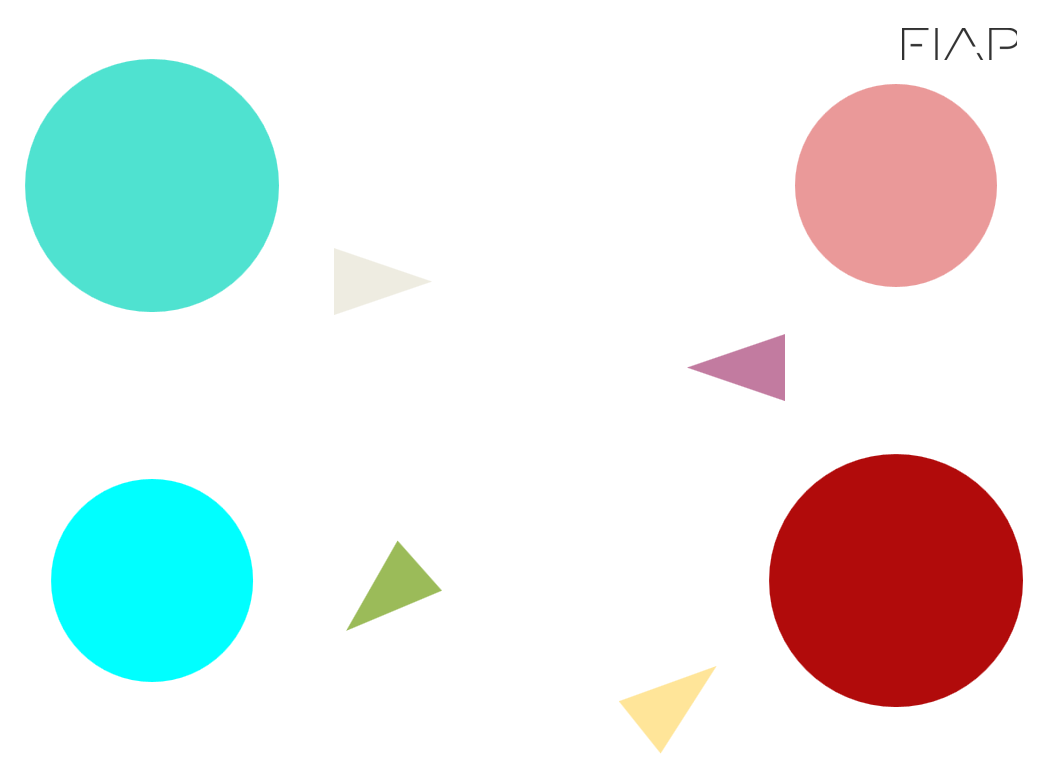
#> input picture circulo.png, 1051 x 784 px
$ jupyter execute Resolucao_R1_R2.ipynb   (shell and % lines are left out)
#> lines starting #> are read from the running program, lines starting #| are printed output that depends on the picture; after the words box and inside, x2 and y2 are one past the last pixel; in counts of white or black regions, pixels touching at a corner belong together
## Resolução da 1º NAC do Semestre

**Rúbrica a serem atendidas:**

*   R1 - Nota 6
*   R2 - Nota 8

[cell 1]
# Importando a biblioteca OpenCV
import cv2

#import a biblioteca Numpy
import numpy as np

from matplotlib import pyplot as plt

imagem = cv2.imread("circulo.png")
#> imagem is the input picture: shape (784, 1051, 3); mean B, G, R 231.5, 233.2, 227.8
image = cv2.cvtColor(imagem, cv2.COLOR_BGR2RGB)

plt.imshow(image)
plt.show()

**R1**

Use a imagem circulo.png para implementar um código que:
* Segmenta apenas os círculos maiores da imagem, use a técnica que achar melhor. E exibe o resultado. (máx 3 pontos)
* Exibe na imagem a área e o centro de massa dos dois círculos segmentados da imagem. O resultado esperado e uma imagem com um marcação no centro indicando o CM e o valor da área; (máx 3 pontos)

[cell 2]
#Segmenta os 2 círculos maiores

img = cv2.imread('circulo.png')

img_rgb = cv2.cvtColor(img, cv2.COLOR_BGR2RGB)
img_hsv = cv2.cvtColor(img, cv2.COLOR_BGR2HSV)
#> img_hsv: shape (784, 1051, 3); mean H, S, V 9.9, 39.5, 246.9


# Definição dos valores minimo e max da mascara
# o magenta tem h=300 mais ou menos ou 150 para a OpenCV
image_lower_hsvRed = np.array([0, 230, 165])
image_upper_hsvRed = np.array([10, 255, 255])

image_lower_hsvBlue = np.array([75, 160, 220])
image_upper_hsvBlue = np.array([95, 255, 230])

mask_hsvBoth = cv2.bitwise_or(cv2.inRange(img_hsv, image_lower_hsvRed, image_upper_hsvRed), cv2.inRange(img_hsv, image_lower_hsvBlue, image_upper_hsvBlue))
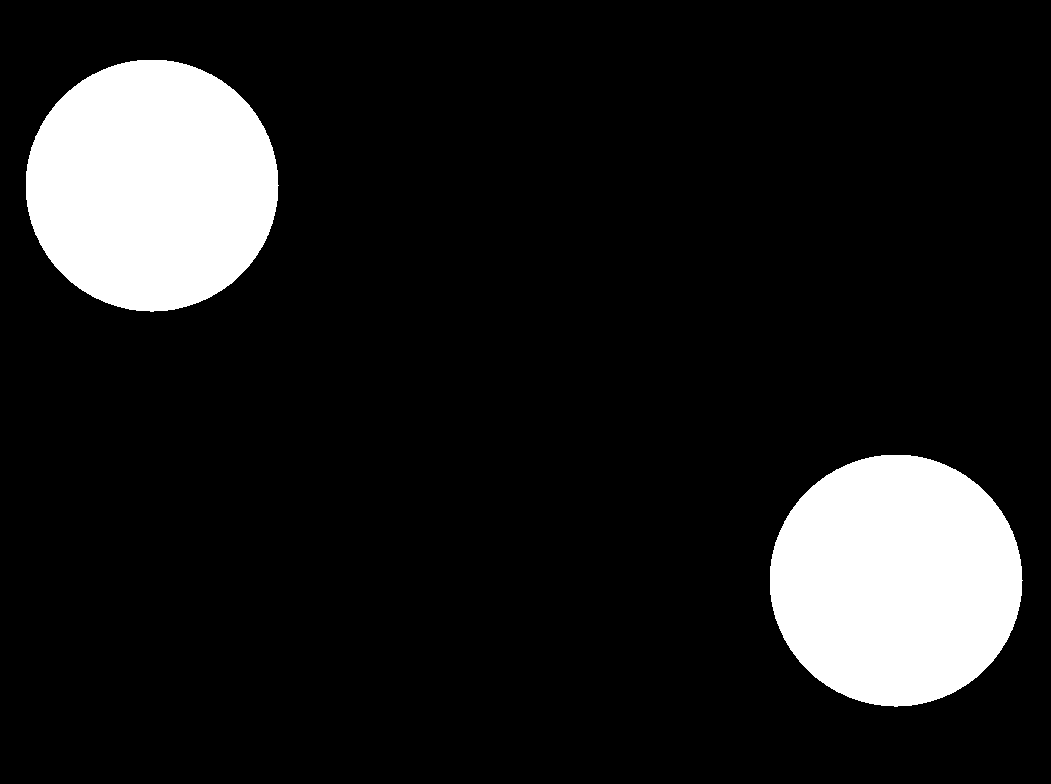
#> mask_hsvBoth: shape (784, 1051); 12.1% white; 2 white regions


contours, _ = cv2.findContours(mask_hsvBoth, cv2.RETR_TREE, cv2.CHAIN_APPROX_SIMPLE)
#> contours = 2 contours; box (x1, y1, x2, y2) and area: (26, 60, 279, 312) 49575, (770, 455, 1023, 707) 49557

biggestCircles = cv2.cvtColor(mask_hsvBoth, cv2.COLOR_BGR2RGB)
#> biggestCircles: shape (784, 1051, 3); 12.1% white; 2 white regions, box (x1, y1, x2, y2) and area: (26, 60, 279, 312) 49931, (770, 455, 1023, 707) 49913


plt.subplot(1, 1, 1)
plt.imshow( biggestCircles)


plt.show()

[cell 3]
#Calcula área e o centro de massa

#Segmenta os 2 círculos maiores

img = cv2.imread('circulo.png')

img_rgb = cv2.cvtColor(img, cv2.COLOR_BGR2RGB)
img_hsv = cv2.cvtColor(img, cv2.COLOR_BGR2HSV)


# Definição dos valores minimo e max da mascara
# o magenta tem h=300 mais ou menos ou 150 para a OpenCV
image_lower_hsvRed = np.array([0, 230, 165])
image_upper_hsvRed = np.array([10, 255, 255])

image_lower_hsvBlue = np.array([75, 160, 220])
image_upper_hsvBlue = np.array([95, 255, 230])

mask_hsvBoth = cv2.bitwise_or(cv2.inRange(img_hsv, image_lower_hsvRed, image_upper_hsvRed), cv2.inRange(img_hsv, image_lower_hsvBlue, image_upper_hsvBlue))

contours, _ = cv2.findContours(mask_hsvBoth, cv2.RETR_TREE, cv2.CHAIN_APPROX_SIMPLE)

biggestCircles = cv2.cvtColor(mask_hsvBoth, cv2.COLOR_BGR2RGB)
contornos_img = biggestCircles.copy()

for i in contours:

    area = cv2.contourArea(i)

    M = cv2.moments(i)
    cx = int(M['m10']/M['m00'])
    cy = int(M['m01']/M['m00'])
    print("centro de massa na possição: ",cx, cy,"area", area)

    size = 20
    color = (128,128,0)
    cv2.line(contornos_img,(cx - size,cy),(cx + size,cy),color,5)
    cv2.line(contornos_img,(cx,cy - size),(cx, cy + size),color,5)

    font = cv2.FONT_HERSHEY_SIMPLEX
    text = cy , cx, area
    if cx <200:
        origem = (cx+200,cy)
    else:
        origem = (cx-500,cy)

    cv2.putText(contornos_img, str(text), origem, font,1,(200,50,0),2,cv2.LINE_AA)
#> this loop made 2 passes
#> (area, cx, cy, size, color, font, text, origem) on passes 1 to 2: (49557, 895, 580, 20, (128, 128, 0), 0, (580, 895, 49557), (395, 580)), (49575, 151, 185, 20, (128, 128, 0), 0, (185, 151, 49575), (351, 185))
#| centro de massa na possição:  895 580 area 49557.0
#| centro de massa na possição:  151 185 area 49575.0
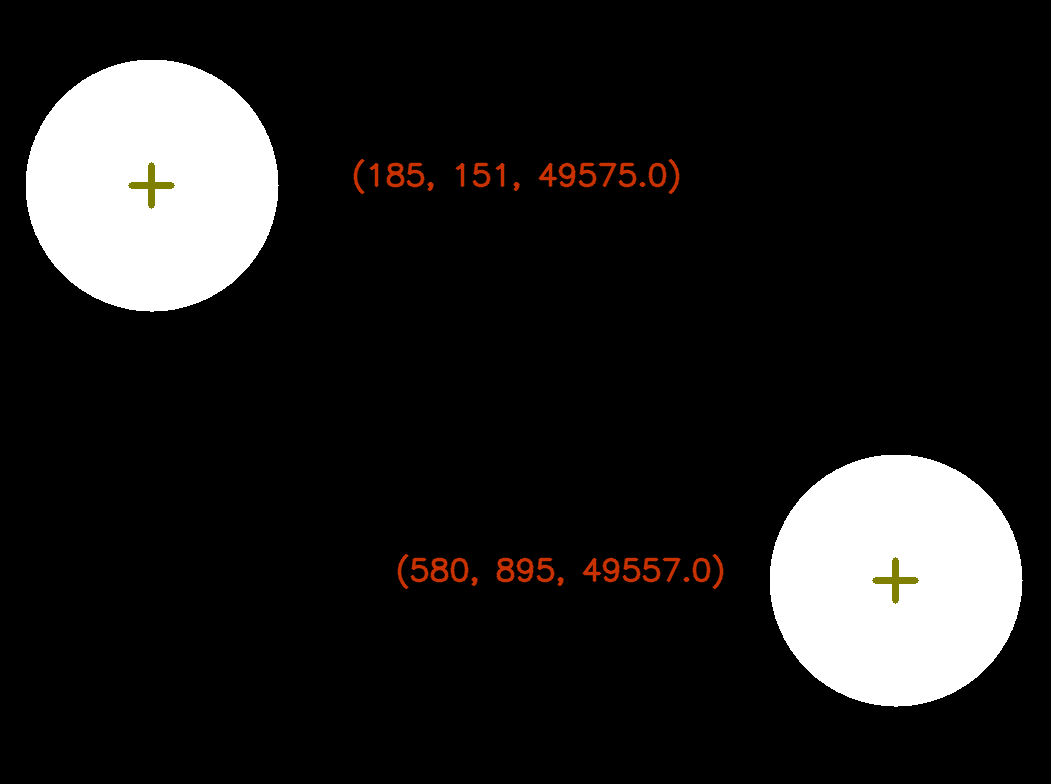
#> contornos_img: shape (784, 1051, 3); mean R, G, B 32, 31, 30.5


plt.subplot(1, 1, 1)
plt.imshow(contornos_img);

#plt.imshow( biggestCircles)


plt.show()

**R2**

* Traça uma reta entre os dois centros dos círculos; (máx 0,5 pontos)
* Calcula o ângulo de inclinação da reta em relação ao plano horizontal, inclinação em graus. O resultado esperado é uma imagem com  uma reta entre centros e valor do ângulo exibido na tela; (máx 1,5 pontos)

[cell 4]
# Traça reta

color = (118, 84, 232)
cv2.line(contornos_img, (151 ,185), (895, 580), color, 5)
#> contornos_img: shape (784, 1051, 3); 0.73% of pixels changed, all inside (x1, y1, x2, y2) = (148, 182, 899, 584)

plt.imshow(contornos_img);
plt.show()

[cell 5]
# Calcula angulo

import math

contornos_gray = cv2.cvtColor(contornos_img, cv2.COLOR_BGR2GRAY)
edges = cv2.Canny(contornos_gray, 50, 200)
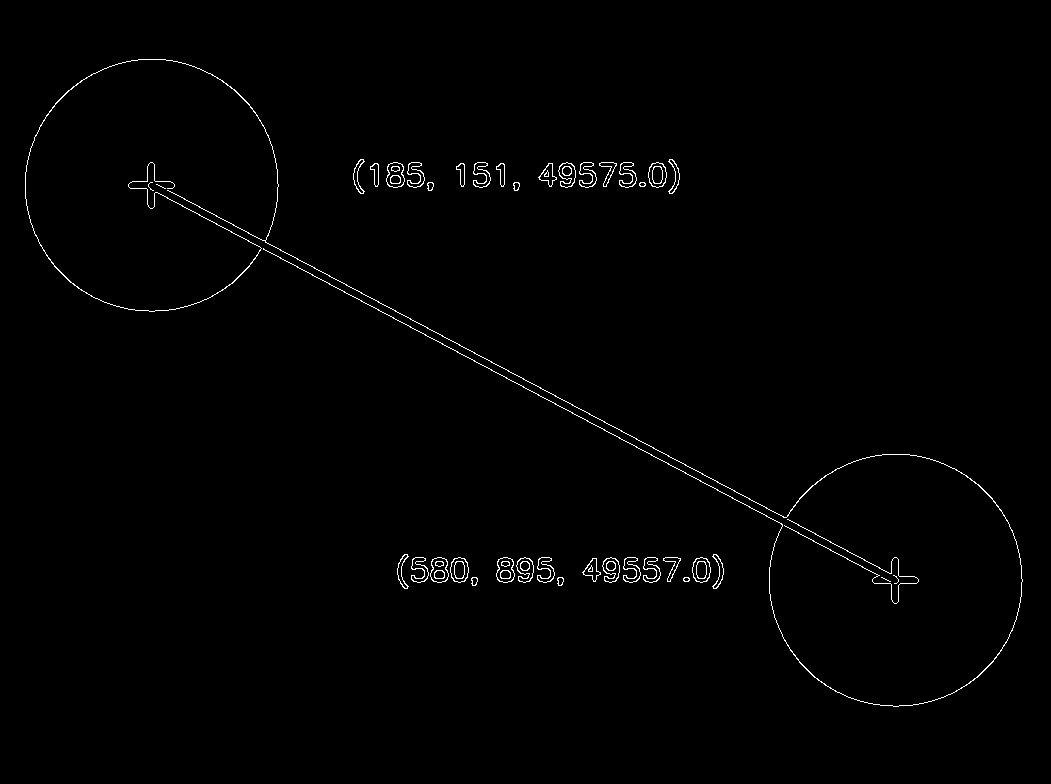
#> edges: shape (784, 1051); 0.83% white in thin lines or dots, all inside (x1, y1, x2, y2) = (25, 59, 1023, 707)

lines = cv2.HoughLinesP(edges, 1, math.pi/180.0, 400, np.array([]), 10, 50)
#> lines = [[135, 181, 898, 586], [147, 179, 907, 583]]

hough_img_rgb = cv2.cvtColor(edges, cv2.COLOR_GRAY2RGB)

for line in lines:
    x1, y1, x2, y2 = line[0]
    cv2.line(hough_img_rgb, (x1, y1), (x2, y2), (255, 0, 255), 5)
#> this loop made 2 passes
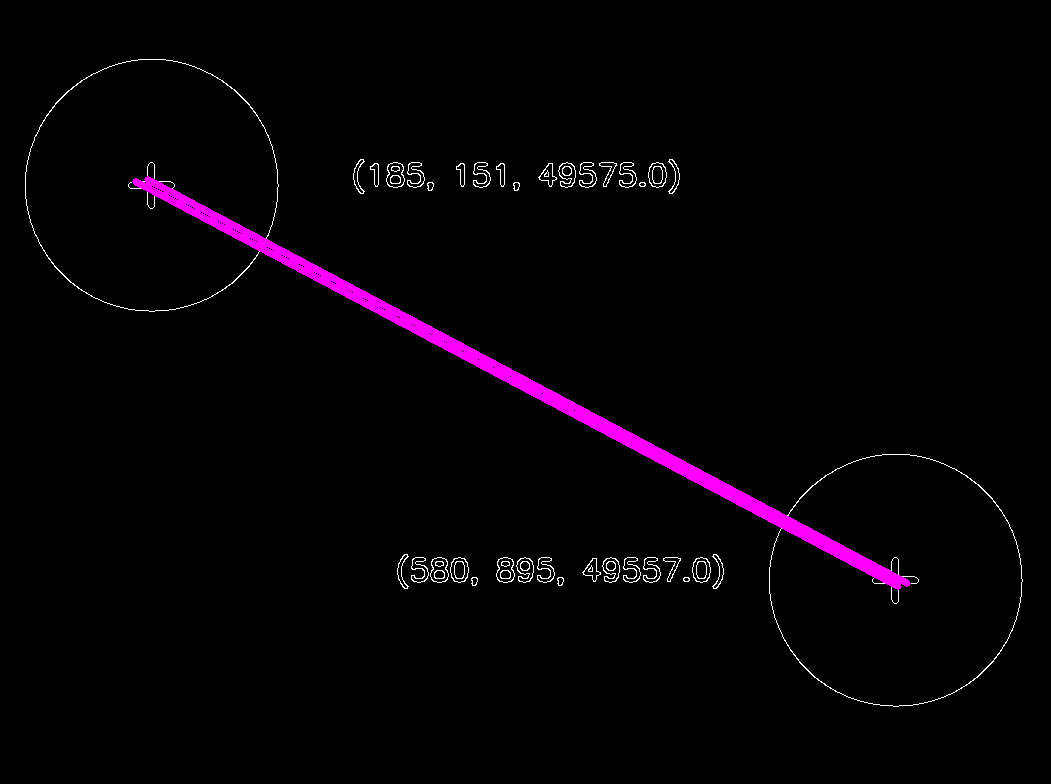
#> hough_img_rgb: shape (784, 1051, 3); mean B, G, R 5.4, 1.6, 5.4

angle = math.atan2(y2 - y1, x2 - x1);
#> angle = 0.489
angle = angle * 180 / np.pi;
#> angle = 27.99

font = cv2.FONT_HERSHEY_SIMPLEX
origemAG = (40,710)
origemAO = (40,750)
cv2.putText(hough_img_rgb, "Angulo agudo: " + str(angle), origemAG, font,1,(200,50,0),2,cv2.LINE_AA)
cv2.putText(hough_img_rgb, "Angulo obtuso: " + str(180 - angle), origemAO, font,1,(200,50,0),2,cv2.LINE_AA)
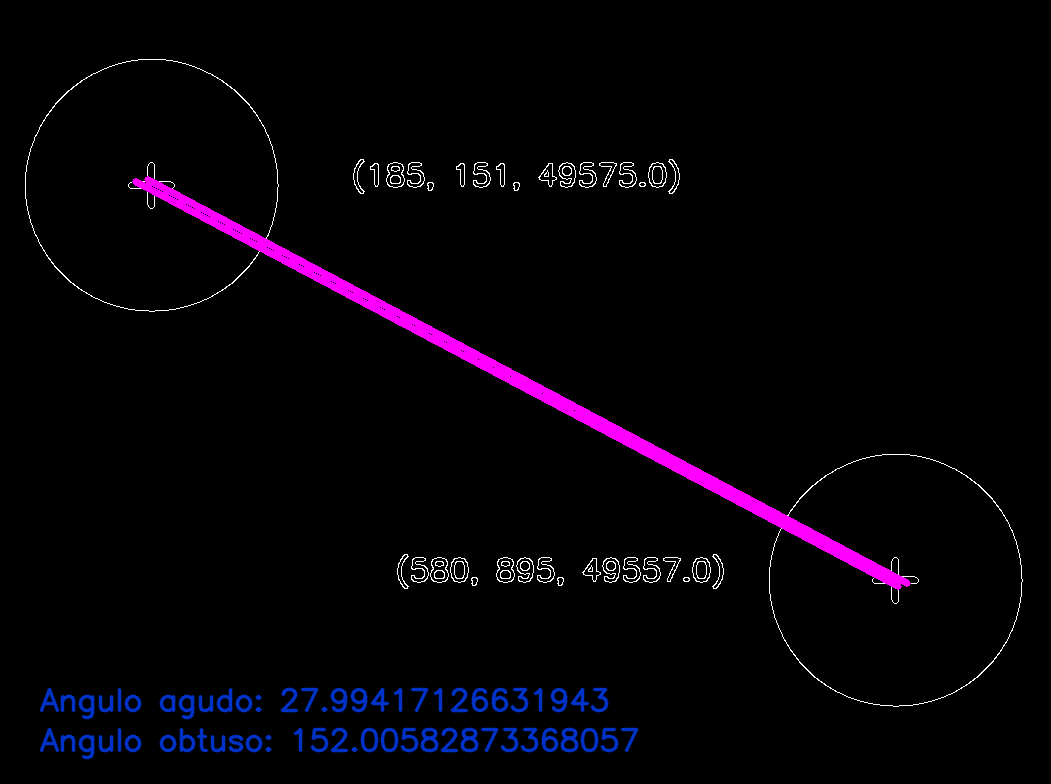
#> hough_img_rgb: shape (784, 1051, 3); mean B, G, R 7.7, 2.2, 5.4

plt.figure(figsize = (10,10))
plt.imshow(hough_img_rgb);
plt.show()
